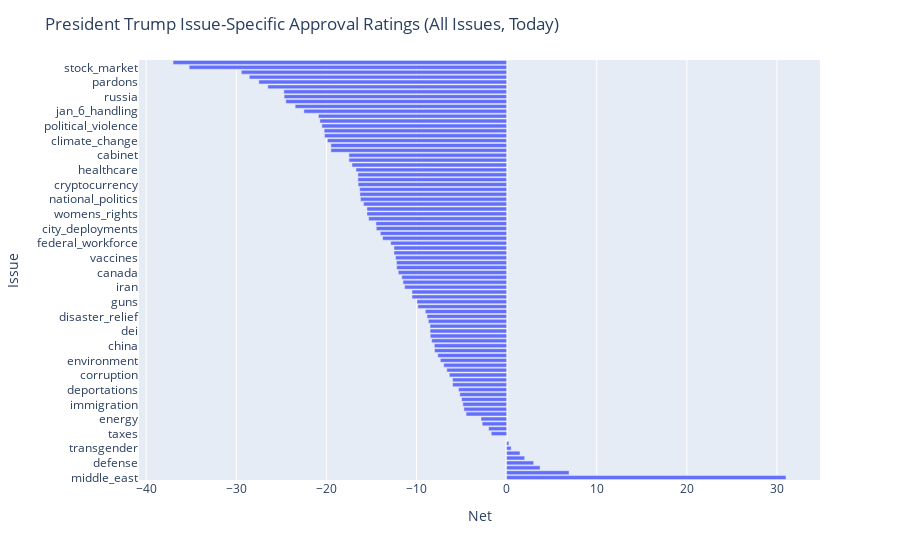

Notebook code cell kept with this figure:
### Code cell
fig = px.bar(all_issues_approval, x='net', y='issue')
fig.update_layout(
    title='President Trump Issue-Specific Approval Ratings (All Issues, Today)',
    xaxis_title='Net',
    yaxis_title='Issue',
    legend_title='Legend',
)
fig.show()

### Figure 1 — Plotly figure (JSON) as saved in the notebook; plotly's stock layout.template omitted (floating-point values rounded to 4 significant figures)
{"data": [{"hovertemplate": "net=%{x}<br>issue=%{y}<extra></extra>", "legendgroup": "", "marker": {"color": "#636efa", "pattern": {"shape": ""}}, "name": "", "orientation": "h", "showlegend": false, "textposition": "auto", "type": "bar", "x": [30.99, 6.928, 3.708, 3.001, 2.0, 1.481, 0.505, 0.2492, -0.01687, -1.708, -1.999, -2.715, -2.848, -4.501, -4.745, -4.859, -4.994, -5.192, -5.341, -5.998, -5.999, -6.36, -6.638, -6.977, -7.356, -7.633, -8.0, -8.025, -8.316, -8.471, -8.499, -8.501, -8.689, -8.835, -9.025, -9.851, -9.954, -10.5, -10.5, -11.32, -11.5, -11.63, -12.02, -12.2, -12.23, -12.33, -12.5, -12.5, -12.86, -13.76, -14.01, -14.47, -14.5, -15.31, -15.5, -15.5, -15.87, -16.22, -16.28, -16.3, -16.48, -16.5, -16.5, -16.72, -17.16, -17.5, -17.5, -19.5, -19.5, -19.89, -20.21, -20.25, -20.5, -20.72, -20.88, -22.5, -23.47, -24.5, -24.69, -24.72, -26.5, -27.5, -28.56, -29.44, -35.23, -37.02], "xaxis": "x", "y": ["middle_east", "border_security", "national_security", "defense", "law_enforcement", "democracy", "transgender", "crime", "israel_palestine", "taxes", "inequality", "criminal_justice", "energy", "death_penalty", "flooding_recent", "immigration", "lgbtq", "govt_management", "deportations", "gas_prices", "agriculture", "corruption", "civil_liberties", "foreign_policy", "environment", "israel", "school_safety", "china", "military", "national_debt", "dei", "charlie_kirk_death", "relations_with_media", "disaster_relief", "north_korea", "dc_takeover", "guns", "cybersecurity", "refugees", "iran", "consumer_protection", "israel_iran_conflict", "canada", "rule_of_law", "jobs", "vaccines", "ai", "foreign_aid", "federal_workforce", "civil_rights", "free_speech", "city_deployments", "social_security", "trade_tariffs", "womens_rights", "deploying_military_us_cities", "education", "national_politics", "universities", "abortion", "cryptocurrency", "childcare", "unions", "healthcare", "economy", "doge", "cabinet", "housing", "executive_orders", "climate_change", "kilmar_abrego_garcia", "judiciary_politicization", "political_violence", "ukraine", "govt_spending", "jan_6_handling", "race_relations", "medicaire_medicaid", "russia", "govt_shutdown", "ballroom", "pardons", "inflation", "epstein_files", "stock_market", "unity"], "yaxis": "y"}], "layout": {"barmode": "relative", "legend": {"title": {"text": "Legend"}, "tracegroupgap": 0}, "margin": {"t": 60}, "title": {"text": "President Trump Issue-Specific Approval Ratings (All Issues, Today)"}, "xaxis": {"anchor": "y", "domain": [0, 1], "title": {"text": "Net"}}, "yaxis": {"anchor": "x", "domain": [0, 1], "title": {"text": "Issue"}}}}
